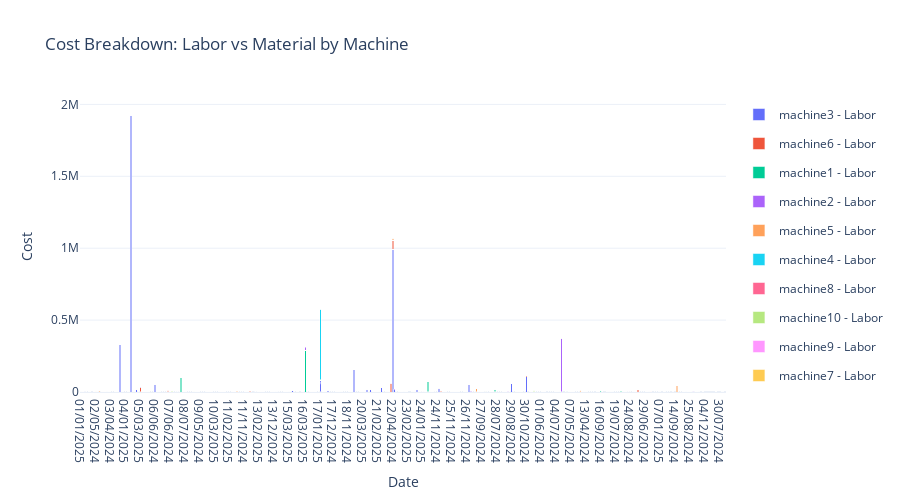

Notebook code cell kept with this figure:
### Code cell
# Sort by date for better visualization
merged_sorted = merged_data.sort_values('Date intervention')

fig3 = go.Figure()

for machine in merged_sorted['Désignation'].unique():
    machine_data = merged_sorted[merged_sorted['Désignation'] == machine]
    
    fig3.add_trace(go.Bar(
        name=f'{machine} - Labor',
        x=machine_data['Date intervention'],
        y=machine_data['Total_Labor_Cost'],
        legendgroup=machine,
        marker_color=px.colors.qualitative.Plotly[list(merged_sorted['Désignation'].unique()).index(machine) % len(px.colors.qualitative.Plotly)]
    ))
    
    fig3.add_trace(go.Bar(
        name=f'{machine} - Material',
        x=machine_data['Date intervention'],
        y=machine_data['Total_Material_Cost'],
        legendgroup=machine,
        showlegend=False,
        marker_color=px.colors.qualitative.Plotly[list(merged_sorted['Désignation'].unique()).index(machine) % len(px.colors.qualitative.Plotly)],
        marker_pattern_shape="x"
    ))

fig3.update_layout(
    barmode='stack',
    title='Cost Breakdown: Labor vs Material by Machine',
    xaxis_title='Date',
    yaxis_title='Cost',
    template='plotly_white',
    height=500
)
fig3.show()

### Figure 1 — Plotly figure (JSON) as saved in the notebook; plotly's stock layout.template omitted (floating-point values rounded to 4 significant figures; data arrays with more than 128 entries replaced by an {"elided": "..."} marker saying what was removed)
{"data": [{"legendgroup": "machine3", "marker": {"color": "#636EFA"}, "name": "machine3 - Labor", "type": "bar", "x": {"elided": "246 str values"}, "y": {"elided": "246 float values"}}, {"legendgroup": "machine3", "marker": {"color": "#636EFA", "pattern": {"shape": "x"}}, "name": "machine3 - Material", "showlegend": false, "type": "bar", "x": {"elided": "246 str values"}, "y": {"elided": "246 float values"}}, {"legendgroup": "machine6", "marker": {"color": "#EF553B"}, "name": "machine6 - Labor", "type": "bar", "x": {"elided": "197 str values"}, "y": {"elided": "197 float values"}}, {"legendgroup": "machine6", "marker": {"color": "#EF553B", "pattern": {"shape": "x"}}, "name": "machine6 - Material", "showlegend": false, "type": "bar", "x": {"elided": "197 str values"}, "y": {"elided": "197 float values"}}, {"legendgroup": "machine1", "marker": {"color": "#00CC96"}, "name": "machine1 - Labor", "type": "bar", "x": {"elided": "233 str values"}, "y": {"elided": "233 float values"}}, {"legendgroup": "machine1", "marker": {"color": "#00CC96", "pattern": {"shape": "x"}}, "name": "machine1 - Material", "showlegend": false, "type": "bar", "x": {"elided": "233 str values"}, "y": {"elided": "233 float values"}}, {"legendgroup": "machine2", "marker": {"color": "#AB63FA"}, "name": "machine2 - Labor", "type": "bar", "x": {"elided": "219 str values"}, "y": {"elided": "219 float values"}}, {"legendgroup": "machine2", "marker": {"color": "#AB63FA", "pattern": {"shape": "x"}}, "name": "machine2 - Material", "showlegend": false, "type": "bar", "x": {"elided": "219 str values"}, "y": {"elided": "219 float values"}}, {"legendgroup": "machine5", "marker": {"color": "#FFA15A"}, "name": "machine5 - Labor", "type": "bar", "x": ["01/02/2025", "01/06/2024", "02/05/2024", "02/07/2024", "02/08/2024", "04/07/2024", "06/08/2024", "06/12/2024", "08/06/2024", "08/10/2024", "08/11/2024", "09/08/2024", "09/10/2024", "11/07/2024", "12/07/2024", "12/08/2024", "13/05/2024", "14/08/2024", "17/02/2025", "17/03/2025", "19/02/2025", "19/07/2024", "19/08/2024", "19/09/2024", "21/03/2025", "21/05/2024", "21/06/2024", "22/04/2024", "22/11/2024", "23/10/2024", "25/03/2025", "27/05/2024", "30/01/2025"], "y": [109.6, 80.0, 5041.0, 7173.0, 10.89, 25.78, 17.5, 1121.0, 6.0, 185.6, 42.5, 103.7, 1140.0, 6741.0, 12470.0, 108.2, 210.0, 67.55, 46.68, 6.33, 42840.0, 69.72, 36.53, 1533.0, 430.0, 48.86, 258.3, 14020.0, 432.6, 39.72, 188.7, 24790.0, 14.17]}, {"legendgroup": "machine5", "marker": {"color": "#FFA15A", "pattern": {"shape": "x"}}, "name": "machine5 - Material", "showlegend": false, "type": "bar", "x": ["01/02/2025", "01/06/2024", "02/05/2024", "02/07/2024", "02/08/2024", "04/07/2024", "06/08/2024", "06/12/2024", "08/06/2024", "08/10/2024", "08/11/2024", "09/08/2024", "09/10/2024", "11/07/2024", "12/07/2024", "12/08/2024", "13/05/2024", "14/08/2024", "17/02/2025", "17/03/2025", "19/02/2025", "19/07/2024", "19/08/2024", "19/09/2024", "21/03/2025", "21/05/2024", "21/06/2024", "22/04/2024", "22/11/2024", "23/10/2024", "25/03/2025", "27/05/2024", "30/01/2025"], "y": [46.3, 0.0, 0.0, 0.0, 0.0, 0.0, 212.6, 0.0, 0.0, 0.0, 0.0, 0.0, 0.0, 0.0, 0.0, 0.0, 0.0, 0.0, 0.0, 0.0, 0.0, 0.0, 0.0, 0.0, 0.0, 0.0, 0.0, 0.0, 0.0, 0.0, 46.3, 0.0, 0.0]}, {"legendgroup": "machine4", "marker": {"color": "#19D3F3"}, "name": "machine4 - Labor", "type": "bar", "x": ["01/03/2025", "01/04/2024", "01/10/2024", "02/06/2024", "02/08/2024", "02/09/2024", "02/10/2024", "02/12/2024", "03/03/2025", "03/05/2024", "03/10/2024", "03/12/2024", "04/01/2025", "04/10/2024", "04/12/2024", "05/08/2024", "05/09/2024", "05/12/2024", "06/01/2025", "06/12/2024", "07/08/2024", "07/09/2024", "07/10/2024", "08/01/2025", "08/06/2024", "08/10/2024", "08/11/2024", "09/01/2025", "09/06/2024", "09/12/2024", "10/02/2025", "10/03/2025", "10/09/2024", "10/10/2024", "10/12/2024", "11/05/2024", "11/07/2024", "11/09/2024", "11/10/2024", "11/12/2024", "12/02/2025", "12/03/2025", "12/08/2024", "12/10/2024", "13/02/2025", "13/04/2024", "13/11/2024", "13/12/2024", "14/08/2024", "14/10/2024", "14/11/2024", "14/12/2024", "15/01/2025", "15/02/2025", "15/10/2024", "15/11/2024", "16/01/2025", "16/07/2024", "16/08/2024", "16/10/2024", "16/11/2024", "17/02/2025", "17/09/2024", "17/10/2024", "17/11/2024", "18/04/2024", "18/07/2024", "18/08/2024", "18/09/2024", "18/10/2024", "19/03/2025", "19/06/2024", "19/07/2024", "19/08/2024", "19/09/2024", "19/11/2024", "19/12/2024", "22/01/2025", "22/07/2024", "22/08/2024", "22/09/2024", "22/11/2024", "23/01/2025", "23/02/2025", "23/09/2024", "24/03/2025", "24/08/2024", "24/09/2024", "24/10/2024", "25/01/2025", "25/03/2025", "25/08/2024", "25/10/2024", "25/12/2024", "26/02/2025", "26/03/2025", "26/04/2024", "26/09/2024", "26/10/2024", "27/05/2024", "27/08/2024", "27/09/2024", "27/11/2024", "28/01/2025", "28/05/2024", "28/09/2024", "29/01/2025", "30/10/2024", "30/11/2024", "31/05/2024", "31/07/2024", "31/10/2024"], "y": [44.44, 1.39, 335.4, 338.2, 336.8, 7.64, 4.17, 8.32, 0.0, 1.39, 0.0, 8.33, 0.0, 334.7, 7.64, 41.64, 270.8, 168.0, 0.0, 8.34, 22.92, 2.78, 5.56, 66.64, 4.17, 358.4, 8.34, 399.8, 5.55, 393.5, 0.0, 795.3, 4.17, 3.47, 4.17, 72.2, 2.78, 2.08, 0.0, 807.8, 16.68, 12.51, 1.39, 337.5, 22.2, 1400.0, 5.55, 397.6, 2.08, 355.6, 9.72, 397.6, 5.56, 16.68, 395.1, 11.12, 795.3, 44.43, 332.6, 2.08, 61.1, 489600.0, 5.56, 336.8, 332.6, 2.78, 336.8, 341.0, 18.06, 332.6, 0.0, 5.56, 2.78, 335.4, 0.0, 0.0, 401.8, 16.68, 338.2, 0.0, 4.17, 687.5, 0.0, 2.78, 22.65, 3.47, 9.72, 172.2, 16.68, 25.0, 12.48, 4.86, 5.56, 0.0, 814.7, 36.13, 2.78, 0.0, 8.32, 33.32, 2.78, 332.6, 16.66, 132.0, 1023.0, 332.6, 8.34, 6.93, 2.78, 3.47, 0.0, 24.99]}, {"legendgroup": "machine4", "marker": {"color": "#19D3F3", "pattern": {"shape": "x"}}, "name": "machine4 - Material", "showlegend": false, "type": "bar", "x": ["01/03/2025", "01/04/2024", "01/10/2024", "02/06/2024", "02/08/2024", "02/09/2024", "02/10/2024", "02/12/2024", "03/03/2025", "03/05/2024", "03/10/2024", "03/12/2024", "04/01/2025", "04/10/2024", "04/12/2024", "05/08/2024", "05/09/2024", "05/12/2024", "06/01/2025", "06/12/2024", "07/08/2024", "07/09/2024", "07/10/2024", "08/01/2025", "08/06/2024", "08/10/2024", "08/11/2024", "09/01/2025", "09/06/2024", "09/12/2024", "10/02/2025", "10/03/2025", "10/09/2024", "10/10/2024", "10/12/2024", "11/05/2024", "11/07/2024", "11/09/2024", "11/10/2024", "11/12/2024", "12/02/2025", "12/03/2025", "12/08/2024", "12/10/2024", "13/02/2025", "13/04/2024", "13/11/2024", "13/12/2024", "14/08/2024", "14/10/2024", "14/11/2024", "14/12/2024", "15/01/2025", "15/02/2025", "15/10/2024", "15/11/2024", "16/01/2025", "16/07/2024", "16/08/2024", "16/10/2024", "16/11/2024", "17/02/2025", "17/09/2024", "17/10/2024", "17/11/2024", "18/04/2024", "18/07/2024", "18/08/2024", "18/09/2024", "18/10/2024", "19/03/2025", "19/06/2024", "19/07/2024", "19/08/2024", "19/09/2024", "19/11/2024", "19/12/2024", "22/01/2025", "22/07/2024", "22/08/2024", "22/09/2024", "22/11/2024", "23/01/2025", "23/02/2025", "23/09/2024", "24/03/2025", "24/08/2024", "24/09/2024", "24/10/2024", "25/01/2025", "25/03/2025", "25/08/2024", "25/10/2024", "25/12/2024", "26/02/2025", "26/03/2025", "26/04/2024", "26/09/2024", "26/10/2024", "27/05/2024", "27/08/2024", "27/09/2024", "27/11/2024", "28/01/2025", "28/05/2024", "28/09/2024", "29/01/2025", "30/10/2024", "30/11/2024", "31/05/2024", "31/07/2024", "31/10/2024"], "y": [0.0, 0.0, 0.0, 0.0, 0.0, 0.0, 0.0, 0.0, 0.0, 0.0, 0.0, 0.0, 0.0, 0.0, 0.0, 0.0, 0.0, 0.0, 0.0, 0.0, 0.0, 0.0, 0.0, 0.0, 0.0, 0.0, 0.0, 0.0, 0.0, 0.0, 0.0, 0.0, 0.0, 0.0, 0.0, 0.0, 0.0, 0.0, 0.0, 0.0, 0.0, 0.0, 0.0, 0.0, 0.0, 0.0, 0.0, 0.0, 0.0, 0.0, 0.0, 0.0, 0.0, 0.0, 0.0, 0.0, 0.0, 0.0, 0.0, 0.0, 0.0, 0.0, 0.0, 0.0, 0.0, 0.0, 0.0, 0.0, 0.0, 0.0, 0.0, 0.0, 0.0, 0.0, 0.0, 0.0, 0.0, 0.0, 0.0, 0.0, 0.0, 0.0, 0.0, 0.0, 0.0, 0.0, 0.0, 0.0, 0.0, 0.0, 0.0, 0.0, 0.0, 0.0, 0.0, 0.0, 0.0, 0.0, 0.0, 0.0, 0.0, 0.0, 0.0, 0.0, 0.0, 0.0, 0.0, 0.0, 0.0, 0.0, 0.0, 0.0]}, {"legendgroup": "machine8", "marker": {"color": "#FF6692"}, "name": "machine8 - Labor", "type": "bar", "x": ["01/11/2024", "04/10/2024", "06/02/2025", "06/08/2024", "07/05/2024", "08/10/2024", "10/02/2025", "18/11/2024", "22/01/2025", "23/09/2024", "23/10/2024", "26/08/2024", "29/01/2025", "31/01/2025"], "y": [3494.0, 338.5, 116.5, 2384.0, 7.39, 70.94, 549.9, 210.0, 61.02, 18.78, 96.3, 36.0, 508.6, 283.6]}, {"legendgroup": "machine8", "marker": {"color": "#FF6692", "pattern": {"shape": "x"}}, "name": "machine8 - Material", "showlegend": false, "type": "bar", "x": ["01/11/2024", "04/10/2024", "06/02/2025", "06/08/2024", "07/05/2024", "08/10/2024", "10/02/2025", "18/11/2024", "22/01/2025", "23/09/2024", "23/10/2024", "26/08/2024", "29/01/2025", "31/01/2025"], "y": [0.0, 0.0, 0.0, 0.0, 0.0, 75.0, 0.0, 0.0, 0.0, 0.0, 0.0, 0.0, 0.0, 0.0]}, {"legendgroup": "machine10", "marker": {"color": "#B6E880"}, "name": "machine10 - Labor", "type": "bar", "x": ["03/05/2024", "07/09/2024", "09/01/2025", "10/01/2025", "10/07/2024", "11/10/2024", "13/01/2025", "14/11/2024", "21/01/2025", "22/05/2024", "23/01/2025", "25/07/2024", "27/01/2025", "27/08/2024", "27/11/2024", "28/11/2024", "29/11/2024", "30/01/2025", "31/07/2024"], "y": [38.22, 8279.0, 3940.0, 56.68, 112.5, 12.08, 61.68, 23.33, 161.1, 21.47, 161.7, 482.5, 198.5, 136.7, 5402.0, 27.77, 1421.0, 62.02, 12310.0]}, {"legendgroup": "machine10", "marker": {"color": "#B6E880", "pattern": {"shape": "x"}}, "name": "machine10 - Material", "showlegend": false, "type": "bar", "x": ["03/05/2024", "07/09/2024", "09/01/2025", "10/01/2025", "10/07/2024", "11/10/2024", "13/01/2025", "14/11/2024", "21/01/2025", "22/05/2024", "23/01/2025", "25/07/2024", "27/01/2025", "27/08/2024", "27/11/2024", "28/11/2024", "29/11/2024", "30/01/2025", "31/07/2024"], "y": [0.0, 0.0, 0.0, 0.0, 0.0, 0.0, 0.0, 0.0, 0.0, 0.0, 0.0, 0.0, 0.0, 0.0, 0.0, 0.0, 0.0, 0.0, 0.0]}, {"legendgroup": "machine9", "marker": {"color": "#FF97FF"}, "name": "machine9 - Labor", "type": "bar", "x": ["04/02/2025"], "y": [2159.0]}, {"legendgroup": "machine9", "marker": {"color": "#FF97FF", "pattern": {"shape": "x"}}, "name": "machine9 - Material", "showlegend": false, "type": "bar", "x": ["04/02/2025"], "y": [0.0]}, {"legendgroup": "machine7", "marker": {"color": "#FECB52"}, "name": "machine7 - Labor", "type": "bar", "x": ["05/12/2024", "07/03/2025", "09/09/2024", "10/03/2025", "12/06/2024", "12/08/2024", "15/11/2024", "17/04/2024", "24/01/2025", "24/07/2024", "25/10/2024", "28/09/2024", "29/08/2024", "30/05/2024", "30/09/2024"], "y": [112.5, 4.72, 3.47, 93.5, 355.4, 36.1, 12.5, 83.32, 4.17, 41.68, 216.6, 4.17, 29.16, 12.5, 25.02]}, {"legendgroup": "machine7", "marker": {"color": "#FECB52", "pattern": {"shape": "x"}}, "name": "machine7 - Material", "showlegend": false, "type": "bar", "x": ["05/12/2024", "07/03/2025", "09/09/2024", "10/03/2025", "12/06/2024", "12/08/2024", "15/11/2024", "17/04/2024", "24/01/2025", "24/07/2024", "25/10/2024", "28/09/2024", "29/08/2024", "30/05/2024", "30/09/2024"], "y": [0.0, 0.0, 0.0, 0.0, 0.0, 0.0, 0.0, 0.0, 0.0, 0.0, 0.0, 0.0, 0.0, 0.0, 0.0]}], "layout": {"barmode": "stack", "height": 500, "title": {"text": "Cost Breakdown: Labor vs Material by Machine"}, "xaxis": {"title": {"text": "Date"}}, "yaxis": {"title": {"text": "Cost"}}}}
